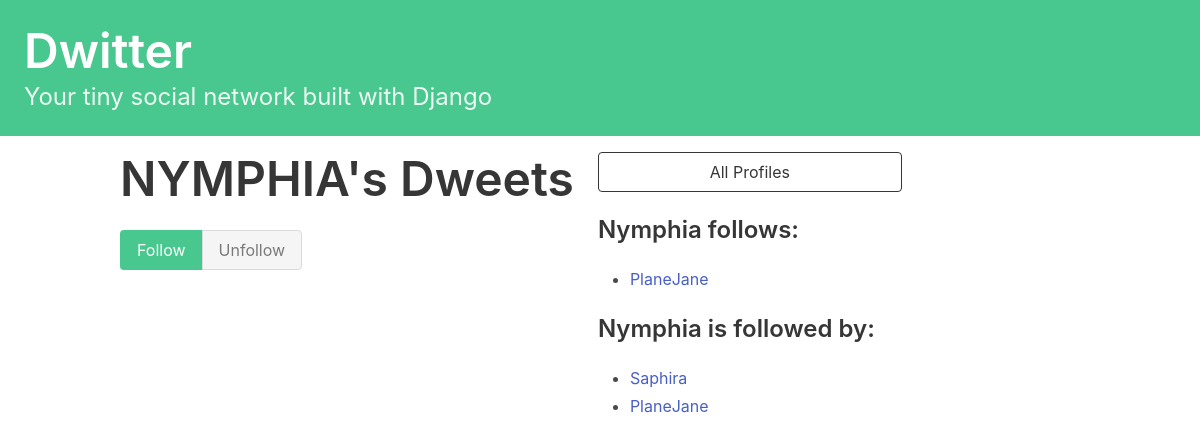
The page /profile/2 (signed in) on the database as committed earlier.
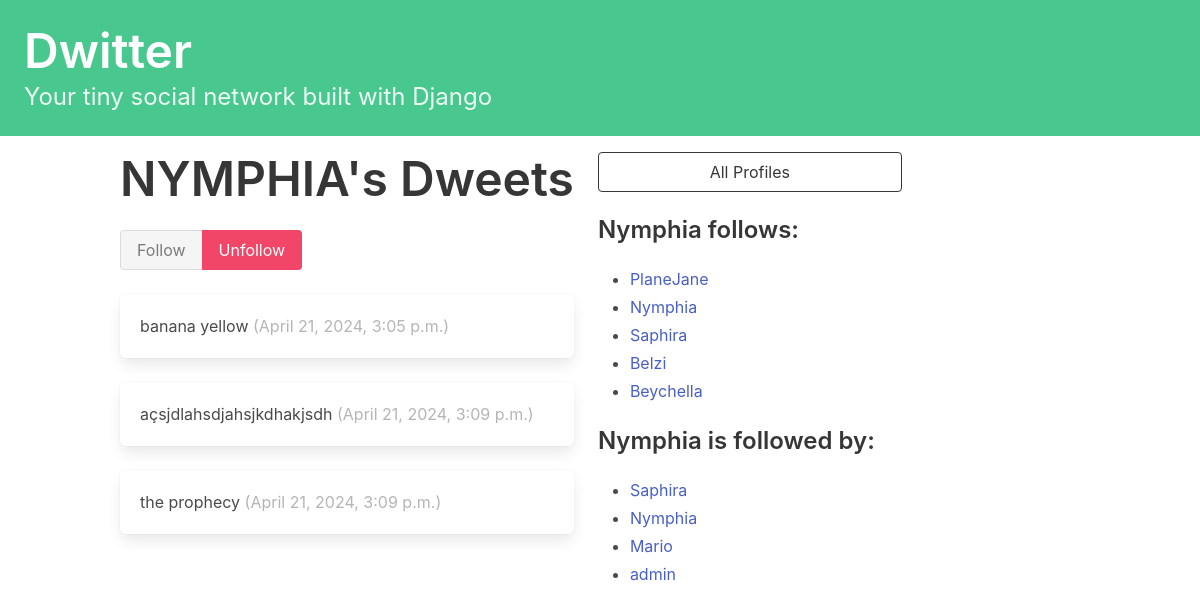
The same page on the database as committed later.
### dwitter/models.py (models this page shows, shortened)
class Profile(models.Model):
    user = models.OneToOneField(User, on_delete=models.CASCADE)
    follows = models.ManyToManyField(
        "self",
        related_name="followed_by",
        symmetrical=False,
        blank=True
    )
    def __str__(self):
        return self.user.username

class Dweet(models.Model):
    user = models.ForeignKey(User, related_name="dweets", on_delete=models.DO_NOTHING)
    body = models.CharField(max_length=140)
    created_at = models.DateTimeField(auto_now_add=True)

### dwitter/views.py (the view, shortened to what this page needs)
# urls.py: path("profile/<int:pk>", profile, name="profile")
def profile(request, pk):
    if not hasattr(request.user, 'profile'):
        missing_profile = Profile(user=request.user)
        missing_profile.save()
    profile = Profile.objects.get(pk=pk)
    return render(request, "dwitter/profile.html", {"profile": profile})

### dwitter/templates/dwitter/profile.html (shortened to what this page needs)
{% extends 'base.html' %}
{% block content %}
<div class="column">
    <div class="block">
        <h1 class="title is-1">
            {{profile.user.username|upper}}'s Dweets
        </h1>
        <form method="post">
            <div class="buttons has-addons">
            {% if profile in profile.follows.all %}
                <button class="button is-success is-static">Follow</button>
                <button class="button is-danger" name="follow" value="unfollow">
                    Unfollow
                </button>
            {% else %}
                <button class="button is-success" name="follow" value="follow">
                    Follow
                </button>
                <button class="button is-danger is-static">Unfollow</button>
            {% endif %}
            </div>
        </form>
    </div>
    <div class="content">
        {% for dweet in profile.user.dweets.all %}
            <div class="box">
                {{ dweet.body }}
                <span class="is-small has-text-grey-light">
                    ({{ dweet.created_at }})
                </span>
            </div>
        {% endfor %}
    </div>
</div>
<div class="column is-one-third">
    <div class="block">
        <a href="{% url 'dwitter:profile_list'%}">
            <button class="button is-dark is-outlined is-fullwidth">
                All Profiles
            </button>
        </a>
    </div>
    <div class="block">
        <h3 class="title is-4">
            {{profile.user.username}} follows:
        </h3>
        <div class="content">
            <ul>
            {% for following in profile.follows.all %}
                <li>
                    <a href="{% url 'dwitter:profile' following.id %}">
                        {{ following }}
                    </a>
                </li>
            {% endfor %}
            </ul>
        </div>
    </div>
    <div class="block">
        <h3 class="title is-4">
            {{profile.user.username}} is followed by:
        </h3>
        <div class="content">
            <ul>
            {% for follower in profile.followed_by.all %}
                <li>
                    <a href="{% url 'dwitter:profile' follower.id %}">
                        {{ follower }}
                    </a>
                </li>
            {% endfor %}
            </ul>
        </div>
    </div>
</div>
{% endblock content %}

Rows that differ between the two databases and show on the page:
no longer on one of the page's lists (row unchanged): Profile: user.username "PlaneJane"
now on one of the page's lists (row unchanged): Profile: user.username "Nymphia"
added Dweet: body "banana yellow", created_at "April 21, 2024, 3:05 p.m."
added Dweet: body "açsjdlahsdjahsjkdhakjsdh", created_at "April 21, 2024, 3:09 p.m."
added Dweet: body "the prophecy", created_at "April 21, 2024, 3:09 p.m."
now on one of the page's lists (row unchanged): Profile: user.username "Saphira"
now on this page (row unchanged): Profile: user.username "Belzi", shown under "Nymphia follows:"
now on this page (row unchanged): Profile: user.username "Beychella", shown under "Nymphia follows:"
added Profile: user.username "Mario", shown under "Nymphia is followed by:"
added Profile: user.username "admin", shown under "Nymphia is followed by:"
